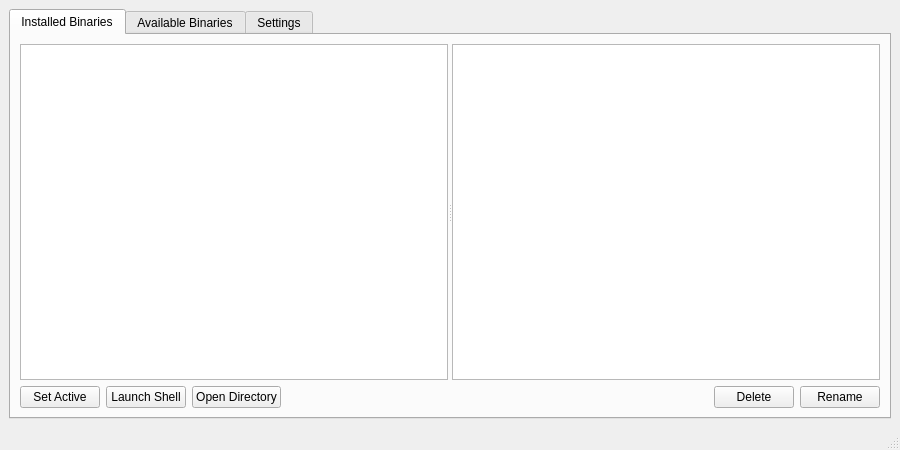
<?xml version="1.0" encoding="UTF-8"?>
<ui version="4.0">
 <class>MainWindow</class>
 <widget class="QMainWindow" name="MainWindow">
  <property name="geometry">
   <rect>
    <x>0</x>
    <y>0</y>
    <width>900</width>
    <height>450</height>
   </rect>
  </property>
  <property name="windowTitle">
   <string>Java Version Manager</string>
  </property>
  <widget class="QWidget" name="centralwidget">
   <layout class="QVBoxLayout" name="verticalLayout">
    <item>
     <widget class="QTabWidget" name="mainTabWidget">
      <property name="currentIndex">
       <number>0</number>
      </property>
      <widget class="QWidget" name="installedBinariesTab">
       <attribute name="title">
        <string>Installed Binaries</string>
       </attribute>
       <layout class="QVBoxLayout" name="verticalLayout_3">
        <item>
         <widget class="QSplitter" name="splitter">
          <property name="orientation">
           <enum>Qt::Horizontal</enum>
          </property>
          <widget class="QListView" name="installedBinariesListView">
           <property name="alternatingRowColors">
            <bool>true</bool>
           </property>
           <property name="wordWrap">
            <bool>true</bool>
           </property>
          </widget>
          <widget class="QTreeView" name="selectedBinaryDetailsTreeView">
           <property name="editTriggers">
            <set>QAbstractItemView::NoEditTriggers</set>
           </property>
           <property name="animated">
            <bool>true</bool>
           </property>
          </widget>
         </widget>
        </item>
        <item>
         <layout class="QHBoxLayout" name="horizontalLayout_8">
          <item>
           <widget class="QPushButton" name="toggleSelectedBinaryPushButton">
            <property name="text">
             <string>Set Active</string>
            </property>
           </widget>
          </item>
          <item>
           <widget class="QPushButton" name="launchSelectedBinaryShellPushButton">
            <property name="text">
             <string>Launch Shell</string>
            </property>
           </widget>
          </item>
          <item>
           <widget class="QPushButton" name="openDirectorySelectedBinaryPushButton">
            <property name="text">
             <string>Open Directory</string>
            </property>
           </widget>
          </item>
          <item>
           <spacer name="horizontalSpacer_7">
            <property name="orientation">
             <enum>Qt::Horizontal</enum>
            </property>
            <property name="sizeHint" stdset="0">
             <size>
              <width>40</width>
              <height>20</height>
             </size>
            </property>
           </spacer>
          </item>
          <item>
           <widget class="QPushButton" name="deleteSelectedBinaryPushButton">
            <property name="text">
             <string>Delete</string>
            </property>
           </widget>
          </item>
          <item>
           <widget class="QPushButton" name="renameSelectedBinaryPushButton">
            <property name="text">
             <string>Rename</string>
            </property>
           </widget>
          </item>
         </layout>
        </item>
       </layout>
      </widget>
      <widget class="QWidget" name="availableBinariesTab">
       <attribute name="title">
        <string>Available Binaries</string>
       </attribute>
       <layout class="QVBoxLayout" name="verticalLayout_2">
        <item>
         <widget class="QTableView" name="availableBinariesTableView">
          <property name="editTriggers">
           <set>QAbstractItemView::NoEditTriggers</set>
          </property>
          <property name="alternatingRowColors">
           <bool>true</bool>
          </property>
          <property name="selectionMode">
           <enum>QAbstractItemView::SingleSelection</enum>
          </property>
          <property name="selectionBehavior">
           <enum>QAbstractItemView::SelectRows</enum>
          </property>
          <property name="verticalScrollMode">
           <enum>QAbstractItemView::ScrollPerPixel</enum>
          </property>
          <property name="horizontalScrollMode">
           <enum>QAbstractItemView::ScrollPerPixel</enum>
          </property>
          <property name="sortingEnabled">
           <bool>true</bool>
          </property>
          <property name="wordWrap">
           <bool>false</bool>
          </property>
          <attribute name="verticalHeaderVisible">
           <bool>false</bool>
          </attribute>
         </widget>
        </item>
        <item>
         <layout class="QHBoxLayout" name="horizontalLayout_9">
          <item>
           <widget class="QPushButton" name="availableBinariesInfoButton">
            <property name="enabled">
             <bool>false</bool>
            </property>
            <property name="text">
             <string>Details</string>
            </property>
           </widget>
          </item>
          <item>
           <widget class="QPushButton" name="availableBinariesDownloadButton">
            <property name="enabled">
             <bool>false</bool>
            </property>
            <property name="text">
             <string>Download</string>
            </property>
           </widget>
          </item>
          <item>
           <widget class="QPushButton" name="availableBinariesInstallButton">
            <property name="enabled">
             <bool>false</bool>
            </property>
            <property name="text">
             <string>Install</string>
            </property>
           </widget>
          </item>
          <item>
           <widget class="QProgressBar" name="availableBinariesProgressBar">
            <property name="enabled">
             <bool>false</bool>
            </property>
            <property name="value">
             <number>0</number>
            </property>
            <property name="alignment">
             <set>Qt::AlignJustify|Qt::AlignVCenter</set>
            </property>
           </widget>
          </item>
          <item>
           <widget class="QPushButton" name="availableBinariesCancelButton">
            <property name="enabled">
             <bool>false</bool>
            </property>
            <property name="text">
             <string>Cancel</string>
            </property>
           </widget>
          </item>
         </layout>
        </item>
        <item>
         <widget class="QGroupBox" name="filterOptionsGroupBox">
          <property name="title">
           <string>Filter Options</string>
          </property>
          <layout class="QHBoxLayout" name="horizontalLayout_5">
           <item>
            <layout class="QFormLayout" name="formLayout_3">
             <item row="0" column="0">
              <widget class="QLabel" name="javaVerOptionLabel">
               <property name="text">
                <string>Java Version:</string>
               </property>
              </widget>
             </item>
             <item row="0" column="1">
              <layout class="QHBoxLayout" name="horizontalLayout_2">
               <item>
                <widget class="QCheckBox" name="javaVer8CheckBox">
                 <property name="text">
                  <string>8</string>
                 </property>
                </widget>
               </item>
               <item>
                <widget class="QCheckBox" name="javaVer9CheckBox">
                 <property name="text">
                  <string>9</string>
                 </property>
                </widget>
               </item>
               <item>
                <widget class="QCheckBox" name="javaVer10CheckBox">
                 <property name="text">
                  <string>10</string>
                 </property>
                </widget>
               </item>
               <item>
                <widget class="QCheckBox" name="javaVer11CheckBox">
                 <property name="text">
                  <string>11</string>
                 </property>
                </widget>
               </item>
               <item>
                <widget class="QCheckBox" name="javaVer12CheckBox">
                 <property name="text">
                  <string>12</string>
                 </property>
                </widget>
               </item>
               <item>
                <widget class="QCheckBox" name="javaVer13CheckBox">
                 <property name="text">
                  <string>13</string>
                 </property>
                </widget>
               </item>
               <item>
                <spacer name="horizontalSpacer_2">
                 <property name="orientation">
                  <enum>Qt::Horizontal</enum>
                 </property>
                 <property name="sizeHint" stdset="0">
                  <size>
                   <width>40</width>
                   <height>20</height>
                  </size>
                 </property>
                </spacer>
               </item>
              </layout>
             </item>
             <item row="1" column="0">
              <widget class="QLabel" name="releaseTypeOptionLabel">
               <property name="text">
                <string>Release Type:</string>
               </property>
              </widget>
             </item>
             <item row="1" column="1">
              <layout class="QHBoxLayout" name="horizontalLayout_6">
               <item>
                <widget class="QCheckBox" name="stableReleaseTypeCheckBox">
                 <property name="text">
                  <string>Stable</string>
                 </property>
                </widget>
               </item>
               <item>
                <widget class="QCheckBox" name="nightlyReleaseTypeCheckBox">
                 <property name="text">
                  <string>Nightly</string>
                 </property>
                </widget>
               </item>
               <item>
                <spacer name="horizontalSpacer_5">
                 <property name="orientation">
                  <enum>Qt::Horizontal</enum>
                 </property>
                 <property name="sizeHint" stdset="0">
                  <size>
                   <width>40</width>
                   <height>20</height>
                  </size>
                 </property>
                </spacer>
               </item>
              </layout>
             </item>
             <item row="2" column="0">
              <widget class="QLabel" name="binTypeOptionLabel">
               <property name="text">
                <string>Binary Type:</string>
               </property>
              </widget>
             </item>
             <item row="2" column="1">
              <layout class="QHBoxLayout" name="horizontalLayout_3">
               <item>
                <widget class="QCheckBox" name="jdkBinCheckBox">
                 <property name="text">
                  <string>JDK</string>
                 </property>
                </widget>
               </item>
               <item>
                <widget class="QCheckBox" name="jreBinCheckBox">
                 <property name="text">
                  <string>JRE</string>
                 </property>
                </widget>
               </item>
               <item>
                <spacer name="horizontalSpacer_3">
                 <property name="orientation">
                  <enum>Qt::Horizontal</enum>
                 </property>
                 <property name="sizeHint" stdset="0">
                  <size>
                   <width>40</width>
                   <height>20</height>
                  </size>
                 </property>
                </spacer>
               </item>
              </layout>
             </item>
            </layout>
           </item>
           <item>
            <layout class="QFormLayout" name="formLayout_2">
             <item row="2" column="0">
              <widget class="QLabel" name="heapSizeOptionLabel">
               <property name="text">
                <string>Heap Size:</string>
               </property>
              </widget>
             </item>
             <item row="2" column="1">
              <layout class="QHBoxLayout" name="horizontalLayout_4">
               <item>
                <widget class="QCheckBox" name="normalHeapSizeCheckBox">
                 <property name="text">
                  <string>Normal</string>
                 </property>
                </widget>
               </item>
               <item>
                <widget class="QCheckBox" name="largeHeapSizeCheckBox">
                 <property name="text">
                  <string>Large</string>
                 </property>
                </widget>
               </item>
               <item>
                <spacer name="horizontalSpacer_4">
                 <property name="orientation">
                  <enum>Qt::Horizontal</enum>
                 </property>
                 <property name="sizeHint" stdset="0">
                  <size>
                   <width>40</width>
                   <height>20</height>
                  </size>
                 </property>
                </spacer>
               </item>
              </layout>
             </item>
             <item row="3" column="0">
              <widget class="QLabel" name="archOptionLabel">
               <property name="enabled">
                <bool>false</bool>
               </property>
               <property name="text">
                <string>Architecture:</string>
               </property>
              </widget>
             </item>
             <item row="3" column="1">
              <layout class="QHBoxLayout" name="horizontalLayout_7">
               <item>
                <widget class="QCheckBox" name="x64ArchCheckBox">
                 <property name="enabled">
                  <bool>false</bool>
                 </property>
                 <property name="text">
                  <string>x64</string>
                 </property>
                </widget>
               </item>
               <item>
                <widget class="QCheckBox" name="x32ArchCheckBox">
                 <property name="enabled">
                  <bool>false</bool>
                 </property>
                 <property name="text">
                  <string>x32</string>
                 </property>
                </widget>
               </item>
               <item>
                <spacer name="horizontalSpacer_6">
                 <property name="orientation">
                  <enum>Qt::Horizontal</enum>
                 </property>
                 <property name="sizeHint" stdset="0">
                  <size>
                   <width>40</width>
                   <height>20</height>
                  </size>
                 </property>
                </spacer>
               </item>
              </layout>
             </item>
             <item row="1" column="0">
              <widget class="QLabel" name="vmOptionLabel">
               <property name="text">
                <string>Virtual Machine:</string>
               </property>
              </widget>
             </item>
             <item row="1" column="1">
              <layout class="QHBoxLayout" name="horizontalLayout">
               <item>
                <widget class="QCheckBox" name="hotspotVmCheckBox">
                 <property name="text">
                  <string>HotSpot</string>
                 </property>
                </widget>
               </item>
               <item>
                <widget class="QCheckBox" name="openj9VmCheckBox">
                 <property name="text">
                  <string>OpenJ9</string>
                 </property>
                </widget>
               </item>
               <item>
                <spacer name="horizontalSpacer">
                 <property name="orientation">
                  <enum>Qt::Horizontal</enum>
                 </property>
                 <property name="sizeHint" stdset="0">
                  <size>
                   <width>40</width>
                   <height>20</height>
                  </size>
                 </property>
                </spacer>
               </item>
              </layout>
             </item>
            </layout>
           </item>
          </layout>
         </widget>
        </item>
       </layout>
      </widget>
      <widget class="QWidget" name="settingsTab">
       <attribute name="title">
        <string>Settings</string>
       </attribute>
       <layout class="QVBoxLayout" name="verticalLayout_5">
        <item>
         <widget class="QSplitter" name="splitter_2">
          <property name="orientation">
           <enum>Qt::Horizontal</enum>
          </property>
          <property name="childrenCollapsible">
           <bool>false</bool>
          </property>
          <widget class="QScrollArea" name="scrollArea">
           <property name="minimumSize">
            <size>
             <width>300</width>
             <height>0</height>
            </size>
           </property>
           <property name="widgetResizable">
            <bool>true</bool>
           </property>
           <widget class="QWidget" name="scrollAreaWidgetContents">
            <property name="geometry">
             <rect>
              <x>0</x>
              <y>0</y>
              <width>356</width>
              <height>423</height>
             </rect>
            </property>
            <layout class="QVBoxLayout" name="verticalLayout_4">
             <item>
              <layout class="QHBoxLayout" name="horizontalLayout_16">
               <item>
                <widget class="QLabel" name="label_2">
                 <property name="text">
                  <string>Interface theme</string>
                 </property>
                </widget>
               </item>
               <item>
                <widget class="QComboBox" name="interfaceThemeComboBox"/>
               </item>
              </layout>
             </item>
             <item>
              <layout class="QHBoxLayout" name="horizontalLayout_15">
               <item>
                <widget class="QLabel" name="label_6">
                 <property name="text">
                  <string>Resize window on start</string>
                 </property>
                </widget>
               </item>
               <item>
                <widget class="QCheckBox" name="rememberSizeCheckBox">
                 <property name="text">
                  <string/>
                 </property>
                </widget>
               </item>
              </layout>
             </item>
             <item>
              <widget class="Line" name="line">
               <property name="orientation">
                <enum>Qt::Horizontal</enum>
               </property>
              </widget>
             </item>
             <item>
              <widget class="QLabel" name="label">
               <property name="text">
                <string>User profile directory</string>
               </property>
              </widget>
             </item>
             <item>
              <layout class="QHBoxLayout" name="horizontalLayout_11">
               <item>
                <widget class="QLineEdit" name="userProfileDirLineEdit">
                 <property name="clearButtonEnabled">
                  <bool>true</bool>
                 </property>
                </widget>
               </item>
               <item>
                <widget class="QToolButton" name="userProfileDirToolButton">
                 <property name="text">
                  <string>...</string>
                 </property>
                </widget>
               </item>
              </layout>
             </item>
             <item>
              <widget class="Line" name="line_5">
               <property name="orientation">
                <enum>Qt::Horizontal</enum>
               </property>
              </widget>
             </item>
             <item>
              <widget class="QLabel" name="label_3">
               <property name="text">
                <string>Downloads directory</string>
               </property>
              </widget>
             </item>
             <item>
              <layout class="QHBoxLayout" name="horizontalLayout_12">
               <item>
                <widget class="QLineEdit" name="dlDirLineEdit">
                 <property name="clearButtonEnabled">
                  <bool>true</bool>
                 </property>
                </widget>
               </item>
               <item>
                <widget class="QToolButton" name="dlDirToolButton">
                 <property name="text">
                  <string>...</string>
                 </property>
                </widget>
               </item>
              </layout>
             </item>
             <item>
              <layout class="QHBoxLayout" name="horizontalLayout_17">
               <item>
                <widget class="QLabel" name="label_7">
                 <property name="text">
                  <string>Avoid excessive disk writes</string>
                 </property>
                </widget>
               </item>
               <item>
                <widget class="QCheckBox" name="useBytesIOCheckBox">
                 <property name="text">
                  <string/>
                 </property>
                </widget>
               </item>
              </layout>
             </item>
             <item>
              <layout class="QHBoxLayout" name="horizontalLayout_10">
               <item>
                <widget class="QLabel" name="label_9">
                 <property name="text">
                  <string>File stream chunk size</string>
                 </property>
                </widget>
               </item>
               <item>
                <widget class="QComboBox" name="dlChunkSizeComboBox">
                 <property name="editable">
                  <bool>true</bool>
                 </property>
                </widget>
               </item>
              </layout>
             </item>
             <item>
              <widget class="Line" name="line_4">
               <property name="orientation">
                <enum>Qt::Horizontal</enum>
               </property>
              </widget>
             </item>
             <item>
              <widget class="QLabel" name="label_4">
               <property name="text">
                <string>Installed binaries directory</string>
               </property>
              </widget>
             </item>
             <item>
              <layout class="QHBoxLayout" name="horizontalLayout_13">
               <item>
                <widget class="QLineEdit" name="binDirLineEdit">
                 <property name="clearButtonEnabled">
                  <bool>true</bool>
                 </property>
                </widget>
               </item>
               <item>
                <widget class="QToolButton" name="binDirToolButton">
                 <property name="text">
                  <string>...</string>
                 </property>
                </widget>
               </item>
              </layout>
             </item>
             <item>
              <widget class="Line" name="line_2">
               <property name="orientation">
                <enum>Qt::Horizontal</enum>
               </property>
              </widget>
             </item>
             <item>
              <widget class="QLabel" name="label_5">
               <property name="text">
                <string>Default console shell</string>
               </property>
              </widget>
             </item>
             <item>
              <layout class="QHBoxLayout" name="horizontalLayout_14">
               <item>
                <widget class="QLineEdit" name="defaultShellLineEdit">
                 <property name="clearButtonEnabled">
                  <bool>true</bool>
                 </property>
                </widget>
               </item>
               <item>
                <widget class="QToolButton" name="defaultShellToolButton">
                 <property name="text">
                  <string>...</string>
                 </property>
                </widget>
               </item>
              </layout>
             </item>
             <item>
              <widget class="QLabel" name="label_8">
               <property name="text">
                <string>Additional shell arguments</string>
               </property>
              </widget>
             </item>
             <item>
              <widget class="QLineEdit" name="defaultShellArgsLineEdit">
               <property name="clearButtonEnabled">
                <bool>true</bool>
               </property>
              </widget>
             </item>
             <item>
              <spacer name="verticalSpacer">
               <property name="orientation">
                <enum>Qt::Vertical</enum>
               </property>
               <property name="sizeHint" stdset="0">
                <size>
                 <width>20</width>
                 <height>40</height>
                </size>
               </property>
              </spacer>
             </item>
             <item>
              <widget class="Line" name="line_3">
               <property name="orientation">
                <enum>Qt::Horizontal</enum>
               </property>
              </widget>
             </item>
             <item>
              <widget class="QPushButton" name="openConsoleToggleButton">
               <property name="sizePolicy">
                <sizepolicy hsizetype="Expanding" vsizetype="Fixed">
                 <horstretch>0</horstretch>
                 <verstretch>0</verstretch>
                </sizepolicy>
               </property>
               <property name="text">
                <string>Open Console</string>
               </property>
               <property name="checkable">
                <bool>true</bool>
               </property>
              </widget>
             </item>
            </layout>
           </widget>
          </widget>
          <widget class="QTextBrowser" name="textBrowser"/>
         </widget>
        </item>
        <item>
         <widget class="QPushButton" name="saveSettingsPushButton">
          <property name="enabled">
           <bool>false</bool>
          </property>
          <property name="text">
           <string>Save</string>
          </property>
          <property name="shortcut">
           <string>Ctrl+S</string>
          </property>
         </widget>
        </item>
       </layout>
      </widget>
     </widget>
    </item>
   </layout>
  </widget>
  <widget class="QStatusBar" name="statusbar"/>
 </widget>
 <resources/>
 <connections/>
</ui>
